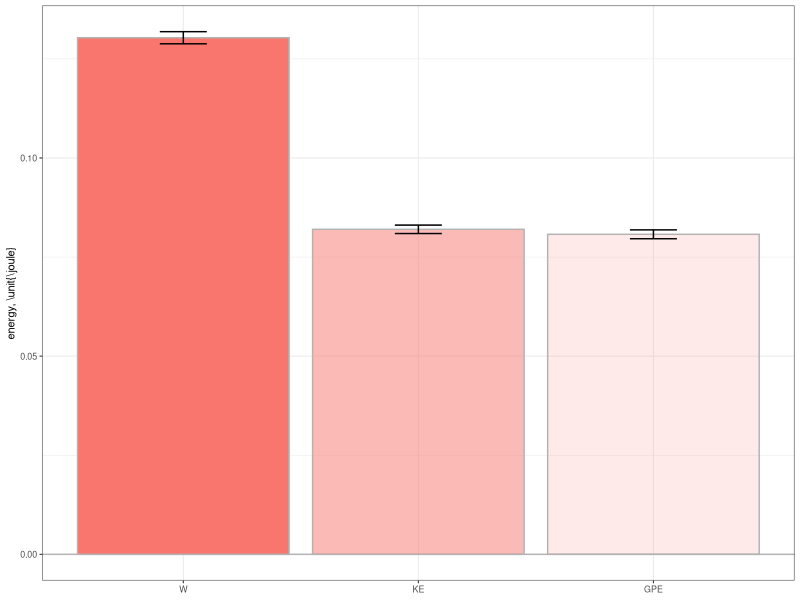
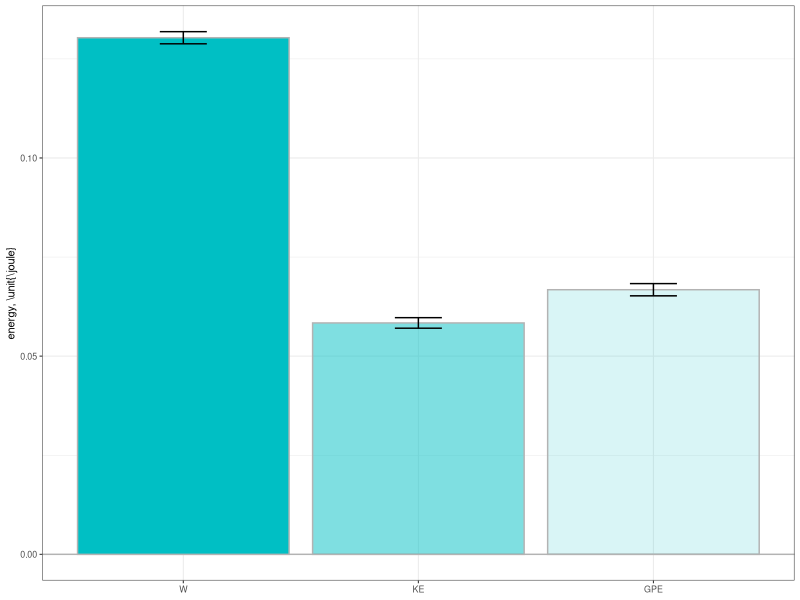

These figures' R source, in order:
library(ggplot2)
library(dplyr)

raw <- read.csv('energy.csv',header=TRUE)
raw$etype <- factor(raw$etype, levels=c("W","KE","GPE"))
data <- tibble(raw)

# happy energy figure
plotdata <- filter(data,type=='happy')
fig7a <- ggplot(plotdata, aes(x=etype,y=E,alpha=etype))+
      geom_hline(yintercept=0,color="gray70")+
      stat_summary(fun=mean,geom="bar",color="gray70",fill='#f8766d')+
      scale_alpha_manual(values=c(1.0,0.5,0.15))+
      stat_summary(fun.data="mean_sdl",fun.args=list(mult=1),geom="errorbar",width=0.2,alpha=1)+
      ylab('energy, \\unit{\\joule}')+
      theme_bw(base_size=8)+
      theme(legend.position="none",axis.title.x=element_blank())
ggsave('fig7a.svg',plot=fig7a,width=3.4167,height=2,units="in")

# sad energy figure
plotdata <- filter(data,type=='sad')
fig7b <- ggplot(plotdata, aes(x=etype,y=E,alpha=etype))+
      geom_hline(yintercept=0,color="gray70")+
      stat_summary(fun=mean,geom="bar",color="gray70",fill='#00bfc4')+
      scale_alpha_manual(values=c(1.0,0.5,0.15))+
      stat_summary(fun.data="mean_sdl",fun.args=list(mult=1),geom="errorbar",width=0.2,alpha=1)+
      ylab('energy, \\unit{\\joule}')+
      theme_bw(base_size=8)+
      theme(legend.position="none",axis.title.x=element_blank())
ggsave('fig7b.svg',plot=fig7b,width=3.4167,height=2,units="in")
